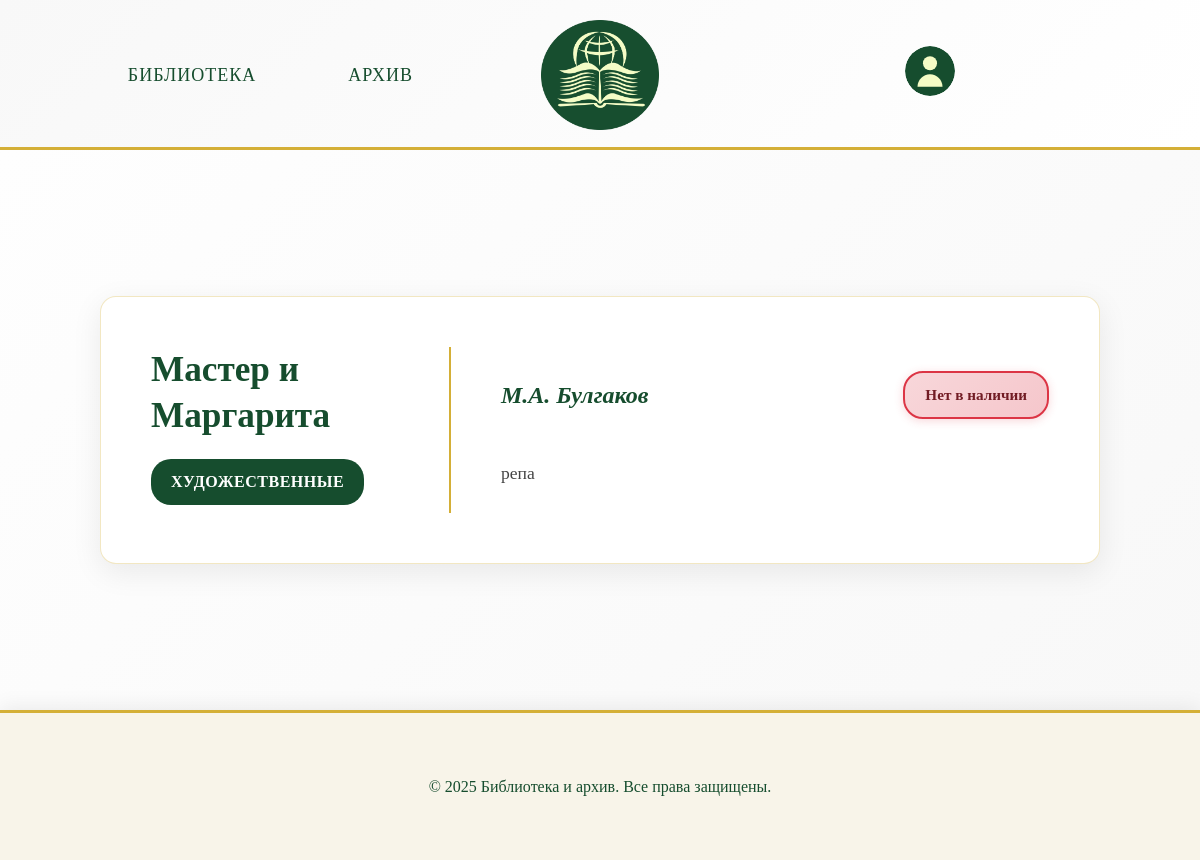
Page /book/1/ (signed in) on the committed database.
### app/models.py (models this page shows, shortened)
class Book(models.Model):
    id = models.AutoField(primary_key=True)
    title = models.CharField(max_length=100, verbose_name='Название')
    author = models.CharField(max_length=50, verbose_name='Автор')
    description_short = models.TextField(verbose_name='Краткое описание')
    description_long = models.TextField(verbose_name='Подробное описание')
    year = models.IntegerField(verbose_name='Год издания')
    quantity = models.CharField(
        max_length=13,
        verbose_name="В наличии",
        choices=[
            ('В наличии', 'В наличии'),
            ('Нет в наличии', 'Нет в наличии')
        ]
    )
    genre = models.CharField(
        max_length=100,
        verbose_name="Жанр",
        choices=[
            ('Художественные', 'Художественные'),
            ('Научные', 'Научные'),
            ('Исторические', 'Исторические'),
            ('Образовательные', 'Образовательные'),
        ]
    )
    class Meta:
        verbose_name = "книга"
        verbose_name_plural = "книги"

### app/views.py (the view)
# urls.py: path('book/<int:book_id>/', views.book_detail, name='book_detail'),
def book_detail(request, book_id):
    book = get_object_or_404(Book, id=book_id)
    has_confirmed_reservation_from_others = BookReservation.objects.filter(
        book=book,
        status='reserved'
    ).exclude(user=request.user).exists() if request.user.is_authenticated else False
    user_reservation = None
    if request.user.is_authenticated:
        user_reservation = BookReservation.objects.filter(
            book=book,
            user=request.user
        ).first()
    if not request.user.is_authenticated:
        has_confirmed_reservation_from_others = BookReservation.objects.filter(
            book=book,
            status='reserved'
        ).exists()
    context = {
        'book': book,
        'has_confirmed_reservation_from_others': has_confirmed_reservation_from_others,
        'user_reservation': user_reservation
    }
    return render(request, 'app/book.html', context)

### templates/app/book.html (shortened to what this page needs)
<!DOCTYPE html>
<html lang="ru">
<head>
    {% load static %}
    <link rel="stylesheet" href="{% static 'css/style.css' %}" />
</head>
<body>
    <header>
        <nav>
            <ul class="menu-items">
                <li class="menu-item"><a href="{% url 'library' %}">Библиотека</a></li>
                <li class="menu-item"><a href="{% url 'archive' %}">Архив</a></li>
            </ul>
        </nav>
        <a href="{% url 'library' %}">
            <img src="{% static 'images/Group_2_2.png' %}" alt="Логотип" class="logo">
        </a>
        <a href="{% url 'profile' %}" class="profile-link">
            <img
            alt="Профиль" class="profile-icon">
        </a>
    </header>
    <main class="books-information">
        <div class="book-detail-card">
            <div class="book-left-side">
                <h2 class="book-title">{{ book.title }}</h2>
                <span class="book-genre">{{ book.genre }}</span>
            </div>
            <div class="book-right-side">
                <div class="author-and-availability">
                    <div class="book-author">{{ book.author }}</div>
                    <div class="book-availability-section">
                        {% if book.quantity == 'В наличии' and not has_confirmed_reservation_from_others %}
                            {% if user.is_authenticated %}
                                {% if user_reservation %}
                                    {% if user_reservation.status == 'pending' %}
                                    {% elif user_reservation.status == 'reserved' %}
                                    {% else %}
                                        <form method="post" action="{% url 'reserve_book' book.id %}" class="availability-form">
                                            {% csrf_token %}
                                            <button type="submit" class="reserve-btn">Забронировать</button>
                                        </form>
                                    {% endif %}
                                {% else %}
                                    <form method="post" action="{% url 'reserve_book' book.id %}" class="availability-form">
                                        {% csrf_token %}
                                        <button type="submit" class="reserve-btn">Забронировать</button>
                                    </form>
                                {% endif %}
                            {% else %}
                                <a href="{% url 'sign_in' %}" class="reserve-btn">Войдите, чтобы забронировать</a>
                            {% endif %}
                        {% else %}
                            {% if not user.is_authenticated or not user_reservation or user_reservation.status != 'reserved' %}
                                <div class="unavailable-text">Нет в наличии</div>
                            {% endif %}
                        {% endif %}
                    </div>
                </div>
                <p class="book-description">{{ book.description_long }}</p>
            </div>
        </div>
    </main>
    <footer class="footer">
        <p class="footer-copyright">&copy; 2025 Библиотека и архив. Все права защищены.</p>
    </footer>
</body>
</html>

### static/css/style.css (style rules this page uses)
* { margin: 0; padding: 0; box-sizing: border-box; }
body { width: 100vw; overflow-x: hidden; background-color: #f8f4e9; font-family: 'Georgia', 'Times New Roman', serif; color: #2c2c2c; line-height: 1.6; }
header { height: 150px; padding: 20px 40px; display: grid; grid-template-columns: 1fr min-content 1fr; align-items: center; gap: 40px; background: linear-gradient(135deg, #f8f8f8 0%, #ffffff 100%); border-bottom: 3px solid #d4af37; box-shadow: 0 2px 20px rgba(0, 0, 0, 0.08); }
.menu-items { display: flex; gap: 40px; flex-direction: row; justify-content: center; align-self: center; }
.menu-item { list-style: none; font-size: 18px; font-weight: 500; color: #164d2e; padding: 12px 24px; border: 2px solid transparent; border-radius: 8px; transition: all 0.3s ease; cursor: pointer; position: relative; text-transform: uppercase; letter-spacing: 1px; }
.menu-item a { text-decoration: none; color: #164d2e; }
.logo { height: 100%; width: auto; object-fit: contain; max-height: 110px; display: block; align-self: center; }
.profile-link { justify-self: center; align-self: center; }
.profile-icon { width: 50px; height: 50px; cursor: pointer; justify-self: center; align-self: center; border-radius: 50%; transition: all 0.3s ease; }
.book-title { font-size: 18px; color: #164d2e; margin-bottom: 10px; font-weight: 600; }
.book-author { color: #666; font-size: 14px; margin-bottom: 15px; }
.book-description { color: #888; font-size: 14px; line-height: 1.5; }
.book-genre { font-size: 16px; color: #164d2e; margin-bottom: 10px; }
.books-information { background: linear-gradient(135deg, #fefefe 0%, #f8f8f8 100%); min-height: 70vh; padding: 60px 20px; display: flex; justify-content: center; align-items: center; }
.book-detail-card { background: white; border-radius: 16px; padding: 50px; box-shadow: 0 8px 30px rgba(0, 0, 0, 0.08); border: 1px solid rgba(212, 175, 55, 0.3); max-width: 1000px; width: 100%; display: flex; gap: 50px; }
.book-left-side { flex: 0 0 300px; border-right: 2px solid #d4af37; padding-right: 40px; display: flex; flex-direction: column; justify-content: center; }
.book-left-side .book-title { font-size: 2.2rem; color: #164d2e; font-weight: 700; line-height: 1.3; margin-bottom: 20px; word-wrap: break-word; }
.book-left-side .book-genre { display: inline-block; background: #164d2e; color: white; padding: 10px 20px; border-radius: 20px; font-size: 1rem; font-weight: 600; text-transform: uppercase; letter-spacing: 0.5px; align-self: flex-start; }
.book-right-side { flex: 1; display: flex; flex-direction: column; justify-content: center; }
.book-right-side .book-description { font-size: 1.1rem; color: #444; line-height: 1.7; text-align: left; }
.footer { height: 150px; display: flex; justify-content: center; align-items: center; border-top: 3px solid #d4af37; box-shadow: 0 -2px 20px rgba(0, 0, 0, 0.08); }
.footer-copyright { font-size: 16px; color: #164d2e; margin: 0; }
.author-and-availability { display: flex; justify-content: space-between; align-items: center; gap: 30px; flex-wrap: wrap; margin-bottom: 15px; }
.book-right-side .book-author { font-size: 1.5rem; color: #164d2e; margin-bottom: 0; font-weight: 600; flex: 1; }
.book-availability-section { margin: 0; flex-shrink: 0; }
.unavailable-text { font-size: 0.95rem; font-weight: 600; color: #721c24; padding: 10px 20px; background: linear-gradient(135deg, #f8d7da 0%, #f5c6cb 100%); border-radius: 20px; border: 2px solid #dc3545; box-shadow: 0 2px 10px rgba(220, 53, 69, 0.2); white-space: nowrap; display: inline-block; margin: 0; text-align: center; min-width: 140px; }
.book-title, .article-title { color: #164d2e; font-size: 1.1rem; margin-bottom: 10px; font-weight: 600; line-height: 1.3; }
.book-author, .article-author { color: #666; font-size: 0.9rem; margin-bottom: 8px; font-style: italic; }
.book-genre, .article-genre { color: #164d2e; font-size: 0.8rem; font-weight: 500; margin-bottom: 8px; display: inline-block; background: rgba(22, 77, 46, 0.1); padding: 4px 8px; border-radius: 12px; }

### rows in the picture
Book: title "Мастер и Маргарита", genre "ХУДОЖЕСТВЕННЫЕ", author "М.А. Булгаков", description_long "репа"
